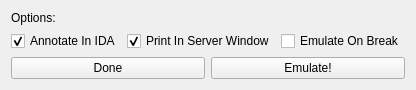
<?xml version="1.0" encoding="UTF-8"?>
<ui version="4.0">
 <class>Form</class>
 <widget class="QWidget" name="Form">
  <property name="geometry">
   <rect>
    <x>0</x>
    <y>0</y>
    <width>376</width>
    <height>87</height>
   </rect>
  </property>
  <property name="windowTitle">
   <string>EA Trace</string>
  </property>
  <layout class="QVBoxLayout" name="verticalLayout">
   <item>
    <widget class="QLabel" name="label">
     <property name="text">
      <string>Options:</string>
     </property>
    </widget>
   </item>
   <item>
    <layout class="QHBoxLayout" name="horizontalLayout">
     <item>
      <widget class="QCheckBox" name="checkBox_3">
       <property name="text">
        <string>Annotate In IDA</string>
       </property>
       <property name="checked">
        <bool>true</bool>
       </property>
      </widget>
     </item>
     <item>
      <widget class="QCheckBox" name="checkBox_2">
       <property name="text">
        <string>Print In Server Window</string>
       </property>
       <property name="checked">
        <bool>true</bool>
       </property>
      </widget>
     </item>
     <item>
      <widget class="QCheckBox" name="checkBox">
       <property name="text">
        <string>Emulate On Break</string>
       </property>
      </widget>
     </item>
    </layout>
   </item>
   <item>
    <layout class="QHBoxLayout" name="horizontalLayout_2">
     <item>
      <widget class="QPushButton" name="pushButton">
       <property name="text">
        <string>Done</string>
       </property>
      </widget>
     </item>
     <item>
      <widget class="QPushButton" name="pushButton_2">
       <property name="text">
        <string>Emulate!</string>
       </property>
      </widget>
     </item>
    </layout>
   </item>
  </layout>
 </widget>
 <resources/>
 <connections/>
</ui>
